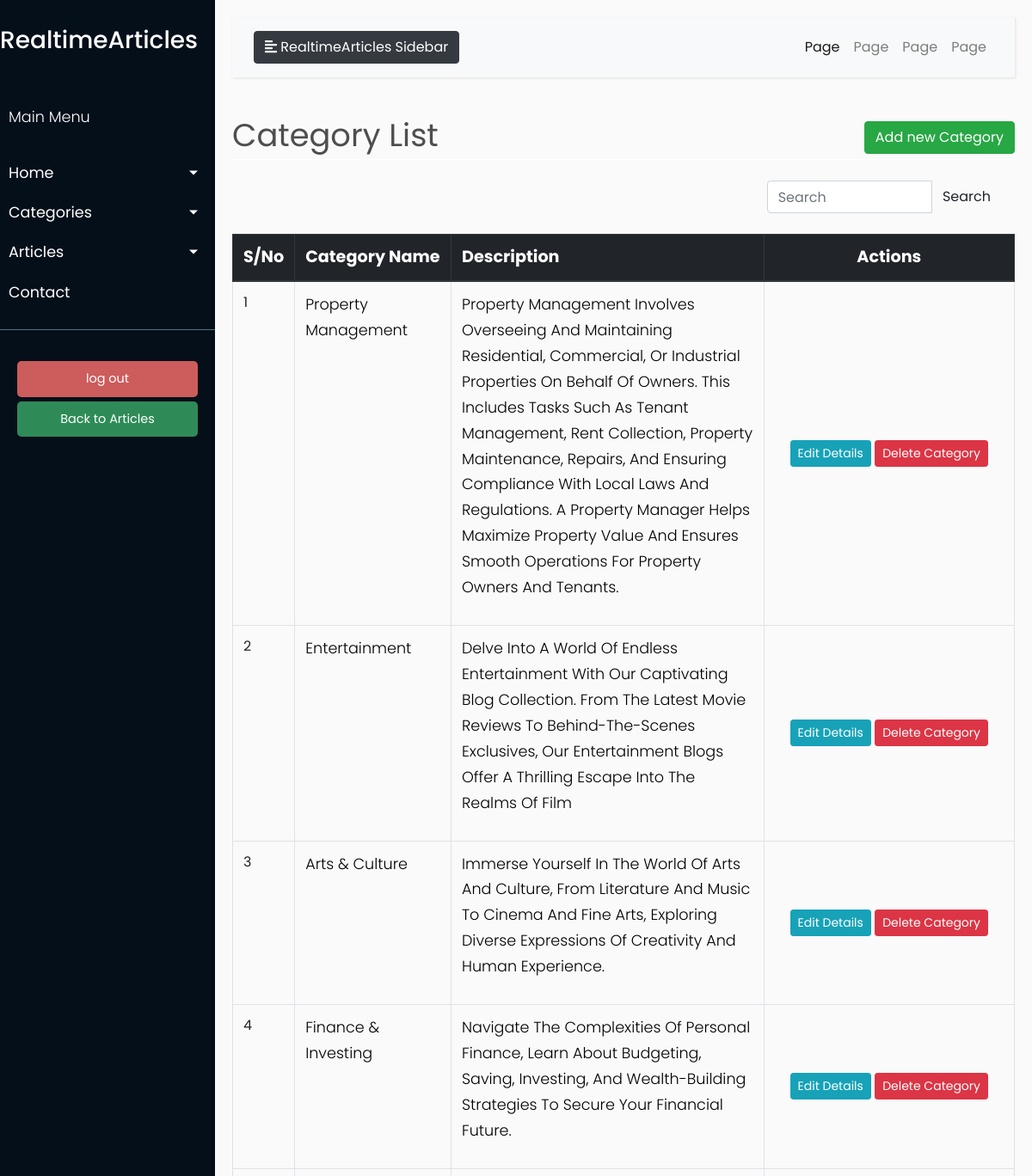
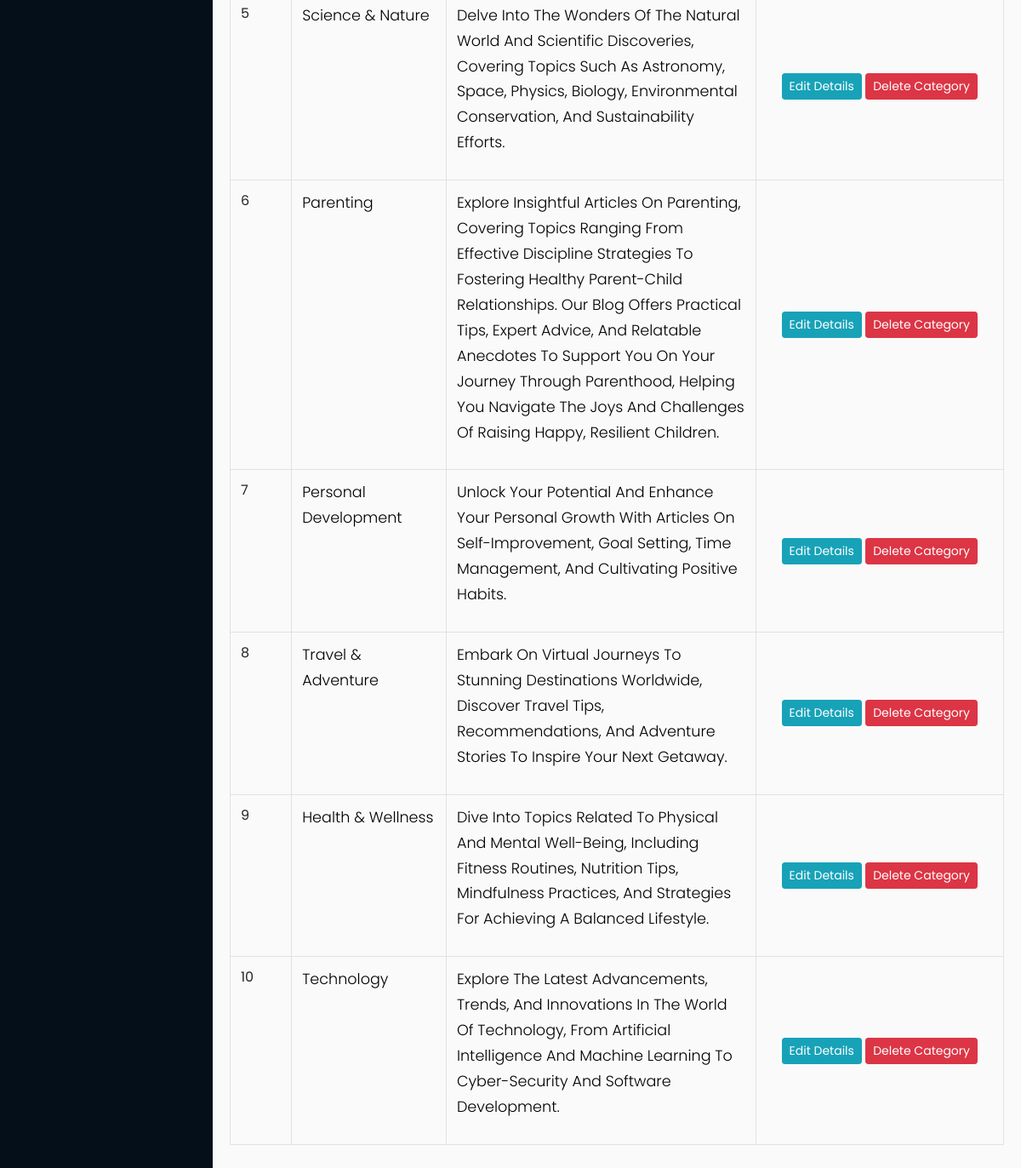
/category_list (signed in), run on the app's committed database (2 pictures, top to bottom).
### models/models.py (models this page shows, shortened)
class Category(db.Model):
    __tablename__ = 'category'
    id = db.Column(db.Integer, primary_key=True)
    name = db.Column(db.String(50), unique=True, nullable=False)
    description = db.Column(db.Text)
    image = db.Column(db.String(100), nullable=False)

### blueprints/article.py (the view)
@article.route('/category_list')
@login_required
def category_list():
    title = 'Category List'
    search_term = request.args.get('q', '')  # Get the search term from the query parameter
    if search_term:
        queryset = Category.query.filter(Category.name.ilike(f'%{search_term}%')).order_by(Category.id.desc()).all()
    else:
        queryset = Category.query.order_by(Category.id.desc()).all()
    return render_template('admin/category/category_list.html',
                           queryset=queryset, title=title)

### app.py (called while the page is built)
@login.user_loader
def load_user(user_id):
    return User.query.get(int(user_id))

### templates/admin/category/category_list.html (shortened to what this page needs)
{% extends "admin/base.html" %}
{% block content %}
    <div class="row" style="color: #4e4e4e; font-style: bold; font-size: 2.3rem; ">
        <div class="col-md-8">Category List</div>
        <div class="col-md-4">
            <div class="float-md-right">
                <a class="btn btn-success" href="{{ url_for('article.create_category') }}">Add new Category</a>
            </div>
        </div>
    </div>
    <div style="border-bottom: 1px solid white;"></div>
    <br>
    <table class="table table-css table-bordered table-hover">
        <div class="container">
            <div class="row justify-content-end">
                <div class="col-md-4">
                    <form method="get" class="search-form" action="{{ url_for('article.category_list') }}">
                        <div class="input-group">
                            <input type="text" class="form-control" placeholder="Search" aria-label="Search"
                                   aria-describedby="button-addon2" id="search-input" name="q">
                            <div class="input-group-append">
                                <button class="btn btn-pink" type="submit" id="button-addon2">Search</button>
                            </div>
                        </div>
                    </form>
                </div>
            </div>
        </div>
        <br>
        <thead class="thead-dark align-middle">
        <tr style="background-color: #343a40; font-size: 1.2rem; color: white; text-transform: capitalize; height: 40px">
            <th width="5%">S/No</th>
            <th width="20%">Category Name</th>
            <th width="40%">Description</th>
            <th style="text-align: center">Actions</th>
        </tr>
        </thead>
        {% if queryset %}
            <tbody id="category-table-body">
            {% for category in queryset %}
                <tr>
                    <td>{{ loop.index }}</td>
                    <td class="category-name">
                        <p style="text-transform: capitalize; color:black">{{ category.name }} </p>
                    </td>
                    <td>
                        <p style="text-transform: capitalize; color:black">{{ category.description }} </p>
                    </td>
                    <td class="align-middle  text-center">
                        <div class="d-inline-block align-middle">
                            <a href="{{ url_for('article.edit_category', category_id =  category.id) }}"
                               class="btn btn-info btn-sm">Edit
                                Details</a>
                            <a href="{{ url_for('article.delete_category', id =  category.id) }}"
                               class="btn btn-danger btn-sm"> Delete
                                Category </a>
                        </div>
                    </td>
                </tr>
            {% endfor %}
            </tbody>
        {% endif %}
    </table>
{% endblock content %}

### templates/admin/base.html (shortened to what this page needs)
<!DOCTYPE html>
<html lang="en">
<head>
    <link href="https://stackpath.bootstrapcdn.com/bootstrap/4.3.1/css/bootstrap.min.css" rel="stylesheet">
    <link rel="stylesheet" href="https://stackpath.bootstrapcdn.com/bootstrap/4.1.0/css/bootstrap.min.css"
>
    <link rel="stylesheet" href="/static/css/admin_css/style.css">
</head>
<body>
<div class="wrapper">
    <nav id="sidebar">
        <div class="sidebar-header">
            <a href="{{ url_for('home.index') }}"><h3> RealtimeArticles </h3></a>
        </div>
        <ul class="list-unstyled components">
            <p>Main Menu</p>
            <li>
                <a href="#homeSubmenu" data-toggle="collapse" aria-expanded="false" class="dropdown-toggle">Home</a>
            </li>
            <li>
                <a href="#CategorySubmenu" data-toggle="collapse" aria-expanded="false" class="dropdown-toggle">Categories</a>
            </li>
            <li>
                <a href="#ArticleSubmenu" data-toggle="collapse" aria-expanded="false"
                   class="dropdown-toggle">Articles</a>
            </li>
            <li>
                <a href="#">Contact</a>
            </li>
        </ul>
        <ul class="list-unstyled CTAs">
            <li>
                <a href="{{ url_for('user.logout') }}" class="download">log out</a>
            </li>
            <li>
                <a href="{{ url_for('home.index') }}" class="article">Back to Articles</a>
            </li>
        </ul>
    </nav>
    <div id="content">
        <nav class="navbar navbar-expand-lg navbar-light bg-light">
            <div class="container-fluid">
                <button type="button" id="sidebarCollapse" class="btn btn-dark">
                    <i class="fas fa-align-left"></i>
                    <span>RealtimeArticles Sidebar</span>
                </button>
                <div class="collapse navbar-collapse" id="navbarSupportedContent">
                    <ul class="nav navbar-nav ml-auto">
                        <li class="nav-item active">
                            <a class="nav-link" href="#">Page</a>
                        </li>
                        <li class="nav-item">
                            <a class="nav-link" href="#">Page</a>
                        </li>
                        <li class="nav-item">
                            <a class="nav-link" href="#">Page</a>
                        </li>
                        <li class="nav-item">
                            <a class="nav-link" href="#">Page</a>
                        </li>
                    </ul>
                </div>
            </div>
        </nav>
        {% block content %}
        {% endblock content %}
    </div>
</div>
</body>
</html>

### static/css/admin_css/style.css (style rules this page uses)
body { font-family: 'Poppins', sans-serif; background: #fafafa; }
p { font-family: 'Poppins', sans-serif; font-size: 1.1em; font-weight: 300; line-height: 1.7em; color: #999; }
a, a:hover, a:focus { color: inherit; text-decoration: none; transition: all 0.3s; }
.navbar { padding: 15px 10px; background: #fff; border: none; border-radius: 0; margin-bottom: 40px; box-shadow: 1px 1px 3px rgba(0, 0, 0, 0.1); }
.wrapper { display: flex; width: 100%; align-items: stretch; }
#sidebar { min-width: 250px; max-width: 250px; background: #040f1a; color: #fff; transition: all 0.3s; }
#sidebar .sidebar-header { padding-top: 30px; padding-bottom: 20px; background: #040f1a; }
#sidebar ul.components { padding: 20px 0; border-bottom: 1px solid #47748b; }
#sidebar ul p { color: #fff; padding: 10px; }
#sidebar ul li a { padding: 10px; font-size: 1.1em; display: block; }
a[data-toggle="collapse"] { position: relative; }
.dropdown-toggle::after { display: block; position: absolute; top: 50%; right: 20px; transform: translateY(-50%); }
ul.CTAs { padding: 20px; }
ul.CTAs a { text-align: center; font-size: 0.9em !important; display: block; border-radius: 5px; margin-bottom: 5px; }
a.download { background: indianred; color: #FFFFFF; }
a.article { background: seagreen; color: white; }
#content { width: 100%; padding: 20px; min-height: 100vh; transition: all 0.3s; }

### data on the page
Category: name "Property Management", description "Property Management Involves Overseeing And Maintaining Residential, Commercial, Or Industrial Properties On Behalf Of Owners. This Includes Tasks Such As Tenant Management, Rent Collection, Property Maintenance, Repairs, And Ensuring Compliance With Local Laws And Regulations. A Property Manager Helps Maximize Property Value And Ensures Smooth Operations For Property Owners And Tenants."
Category: name "Entertainment", description "Delve Into A World Of Endless Entertainment With Our Captivating Blog Collection. From The Latest Movie Reviews To Behind-The-Scenes Exclusives, Our Entertainment Blogs Offer A Thrilling Escape Into The Realms Of Film"
Category: name "Arts & Culture", description "Immerse Yourself In The World Of Arts And Culture, From Literature And Music To Cinema And Fine Arts, Exploring Diverse Expressions Of Creativity And Human Experience."
Category: name "Finance & Investing", description "Navigate The Complexities Of Personal Finance, Learn About Budgeting, Saving, Investing, And Wealth-Building Strategies To Secure Your Financial Future."
Category: name "Science & Nature", description "Delve Into The Wonders Of The Natural World And Scientific Discoveries, Covering Topics Such As Astronomy, Space, Physics, Biology, Environmental Conservation, And Sustainability Efforts."
Category: name "Parenting", description "Explore Insightful Articles On Parenting, Covering Topics Ranging From Effective Discipline Strategies To Fostering Healthy Parent-Child Relationships. Our Blog Offers Practical Tips, Expert Advice, And Relatable Anecdotes To Support You On Your Journey Through Parenthood, Helping You Navigate The Joys And Challenges Of Raising Happy, Resilient Children."
Category: name "Personal Development", description "Unlock Your Potential And Enhance Your Personal Growth With Articles On Self-Improvement, Goal Setting, Time Management, And Cultivating Positive Habits."
Category: name "Travel & Adventure", description "Embark On Virtual Journeys To Stunning Destinations Worldwide, Discover Travel Tips, Recommendations, And Adventure Stories To Inspire Your Next Getaway."
Category: name "Health & Wellness", description "Dive Into Topics Related To Physical And Mental Well-Being, Including Fitness Routines, Nutrition Tips, Mindfulness Practices, And Strategies For Achieving A Balanced Lifestyle."
Category: name "Technology", description "Explore The Latest Advancements, Trends, And Innovations In The World Of Technology, From Artificial Intelligence And Machine Learning To Cyber-Security And Software Development."
